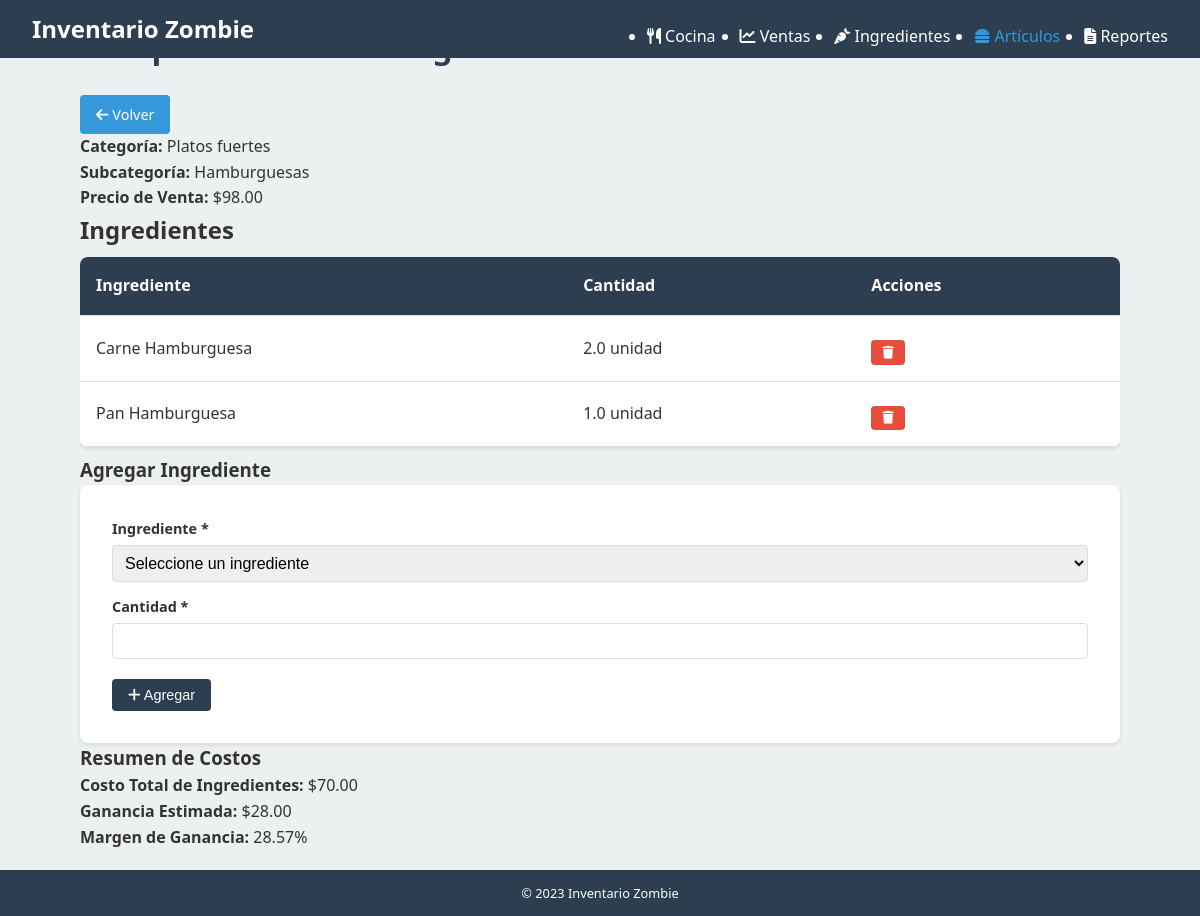
The app's page /articulos/composicion/10 with its own data.
### tables this page shows
CREATE TABLE ArticulosVendidos (
    id INTEGER PRIMARY KEY AUTOINCREMENT,
    nombre TEXT NOT NULL UNIQUE,
    categoria TEXT,
    subcategoria TEXT,
    precio_venta REAL
);

CREATE TABLE ComposicionArticulo (
    id INTEGER PRIMARY KEY AUTOINCREMENT,
    articulo_id INTEGER NOT NULL,
    ingrediente_id INTEGER NOT NULL,
    cantidad REAL NOT NULL,
    FOREIGN KEY (articulo_id) REFERENCES ArticulosVendidos (id),
    FOREIGN KEY (ingrediente_id) REFERENCES Ingredientes (id)
);

CREATE TABLE Ingredientes (
    id INTEGER PRIMARY KEY AUTOINCREMENT,
    nombre TEXT NOT NULL UNIQUE,
    unidad_medida TEXT NOT NULL,
    precio_compra REAL,
    cantidad_actual REAL NOT NULL DEFAULT 0,
    stock_minimo REAL
);

### routes/articulos.py (the view)
@articulos_web_bp.route('/composicion/<int:id>', methods=['GET'])
def composicion(id):
    db = get_db()
    cursor = db.execute('SELECT * FROM ArticulosVendidos WHERE id = ?', (id,))
    articulo = cursor.fetchone()
    if articulo is None:
        return render_template('error.html', message='Artículo no encontrado'), 404
    cursor = db.execute('''
        SELECT c.id, c.articulo_id, c.ingrediente_id, c.cantidad,
               i.nombre as ingrediente_nombre, i.unidad_medida, i.precio_compra
        FROM ComposicionArticulo c
        JOIN Ingredientes i ON c.ingrediente_id = i.id
        WHERE c.articulo_id = ?
    ''', (id,))
    composicion = [dict(id=row['id'],
                       articulo_id=row['articulo_id'],
                       ingrediente_id=row['ingrediente_id'],
                       cantidad=row['cantidad'],
                       ingrediente_nombre=row['ingrediente_nombre'],
                       unidad_medida=row['unidad_medida'],
                       precio_compra=row['precio_compra'])
                  for row in cursor.fetchall()]
    cursor = db.execute('SELECT * FROM Ingredientes')
    ingredientes = [dict(id=row['id'],
                        nombre=row['nombre'],
                        unidad_medida=row['unidad_medida'])
                   for row in cursor.fetchall()]
    costo_total = sum(comp['precio_compra'] * comp['cantidad'] for comp in composicion)
    return render_template('articulos/composicion.html',
                          articulo=articulo,
                          composicion=composicion,
                          ingredientes=ingredientes,
                          costo_total=costo_total)

### app.py (called while the page is built)
@app.after_request
def add_cors_headers(response):
    response.headers.add('Access-Control-Allow-Origin', '*')
    response.headers.add('Access-Control-Allow-Headers', 'Content-Type,Authorization')
    response.headers.add('Access-Control-Allow-Methods', 'GET,PUT,POST,DELETE,OPTIONS')
    return response

### database.py (called while the page is built)
def get_db():
    if 'db' not in g:
        g.db = sqlite3.connect(
            current_app.config['DATABASE'],
            detect_types=sqlite3.PARSE_DECLTYPES
        )
        g.db.row_factory = sqlite3.Row
    return g.db

### templates/articulos/composicion.html (shortened to what this page needs)
{% extends "layout.html" %}
{% block content %}
<div class="page-header">
    <h1>Composición: {{ articulo.nombre }}</h1>
    <a href="{{ url_for('articulos_web.index') }}" class="btn btn-secondary">
        <i class="fas fa-arrow-left"></i> Volver
    </a>
</div>
<div class="product-details">
    <div class="detail-item">
        <strong>Categoría:</strong> {{ articulo.categoria }}
    </div>
    {% if articulo.subcategoria %}
    <div class="detail-item">
        <strong>Subcategoría:</strong> {{ articulo.subcategoria }}
    </div>
    {% endif %}
    <div class="detail-item">
        <strong>Precio de Venta:</strong> ${{ "%.2f"|format(articulo.precio_venta) }}
    </div>
</div>
<div class="composition-section">
    <h2>Ingredientes</h2>
    <div class="table-responsive">
        <table>
            <thead>
                <tr>
                    <th>Ingrediente</th>
                    <th>Cantidad</th>
                    <th>Acciones</th>
                </tr>
            </thead>
            <tbody id="composition-list">
                {% for comp in composicion %}
                <tr>
                    <td>{{ comp.ingrediente_nombre }}</td>
                    <td>{{ comp.cantidad }} {{ comp.unidad_medida }}</td>
                    <td>
                        <button class="btn btn-danger btn-sm delete-composition"
                                data-id="{{ comp.id }}"
                                data-ingrediente="{{ comp.ingrediente_nombre }}">
                            <i class="fas fa-trash"></i>
                        </button>
                    </td>
                </tr>
                {% else %}
                <tr>
                    <td colspan="3" class="text-center">No hay ingredientes en este artículo</td>
                </tr>
                {% endfor %}
            </tbody>
        </table>
    </div>
    <div class="composition-form-container">
        <h3>Agregar Ingrediente</h3>
        <form id="composition-form" class="mobile-form">
            <div class="form-group">
                <label for="ingrediente_id">Ingrediente <span class="required">*</span></label>
                <select id="ingrediente_id" name="ingrediente_id" required>
                    <option value="" disabled selected>Seleccione un ingrediente</option>
                </select>
            </div>
            <div class="form-group">
                <label for="cantidad">Cantidad <span class="required">*</span></label>
                <input type="number" id="cantidad" name="cantidad" step="0.01" min="0.01" required>
            </div>
            <div class="form-actions">
                <button type="submit" class="btn btn-primary">
                    <i class="fas fa-plus"></i> Agregar
                </button>
            </div>
        </form>
    </div>
</div>
<div class="cost-summary">
    <h3>Resumen de Costos</h3>
    <div class="detail-item">
        <strong>Costo Total de Ingredientes:</strong> <span id="total-cost">${{ "%.2f"|format(costo_total) }}</span>
    </div>
    <div class="detail-item">
        <strong>Ganancia Estimada:</strong> <span id="estimated-profit">${{ "%.2f"|format(articulo.precio_venta - costo_total) }}</span>
    </div>
    <div class="detail-item">
        <strong>Margen de Ganancia:</strong>
        <span id="profit-margin">
            {% if articulo.precio_venta > 0 %}
            {{ "%.2f"|format(((articulo.precio_venta - costo_total) / articulo.precio_venta) * 100) }}%
            {% else %}
            0.00%
            {% endif %}
        </span>
    </div>
</div>
{% endblock %}

### static/css/main.css (style rules this page uses)
:root { --primary-color: #2c3e50; --secondary-color: #3498db; --accent-color: #e74c3c; --background-color: #ecf0f1; --text-color: #333; --light-text: #fff; --success-color: #2ecc71; --warning-color: #f39c12; --error-color: #e74c3c; --info-color: #3498db; }
* { margin: 0; padding: 0; box-sizing: border-box; }
body { font-family: 'Segoe UI', Tahoma, Geneva, Verdana, sans-serif; line-height: 1.6; color: var(--text-color); background-color: var(--background-color); }
h1 { color: var(--primary-color); margin-bottom: 1rem; font-size: 1.5rem; text-align: center; }
.btn { display: inline-block; background-color: var(--secondary-color); color: var(--light-text); padding: 0.5rem 1rem; border-radius: 4px; text-decoration: none; margin-top: 0.5rem; transition: background-color 0.3s; text-align: center; border: none; cursor: pointer; font-size: 0.9rem; }
form { background: white; padding: 1rem; border-radius: 8px; box-shadow: 0 2px 4px rgba(0, 0, 0, 0.1); width: 100%; margin: 0 auto; }
.form-group { margin-bottom: 0.8rem; }
label { display: block; margin-bottom: 0.3rem; font-weight: bold; font-size: 0.9rem; }
input, select, textarea { width: 100%; padding: 0.5rem; border: 1px solid #ddd; border-radius: 4px; font-size: 1rem; }
.table-responsive { overflow-x: auto; width: 100%; }
table { width: 100%; border-collapse: collapse; margin: 0.5rem 0; background-color: white; border-radius: 8px; overflow: hidden; box-shadow: 0 2px 4px rgba(0, 0, 0, 0.1); }
th, td { padding: 0.7rem; text-align: left; border-bottom: 1px solid #ddd; font-size: 0.9rem; }
th { background-color: var(--primary-color); color: var(--light-text); }
@media screen and (min-width: 768px) { h1 { font-size: 2rem; text-align: left; } }
@media screen and (min-width: 768px) { form { padding: 2rem; } }
@media screen and (min-width: 768px) { th, td { padding: 1rem; font-size: 1rem; } }
.btn-primary { background-color: var(--primary-color); }
.btn-secondary { background-color: var(--secondary-color); }
.btn-danger { background-color: var(--accent-color); }
.btn-sm { padding: 0.3rem 0.7rem; font-size: 0.8rem; }

### records on screen
ArticulosVendidos: categoria "Platos fuertes", subcategoria "Hamburguesas", precio_venta "98.00", articulo.precio_venta-costo_total "28.00", precio_venta "28.57"
ComposicionArticulo: ingrediente_nombre "Carne Hamburguesa", cantidad "2.0", unidad_medida "unidad"
ComposicionArticulo: ingrediente_nombre "Pan Hamburguesa", cantidad "1.0", unidad_medida "unidad"

### other values on screen
{{ "%.2f"|format(costo_total) }} "70.00"
